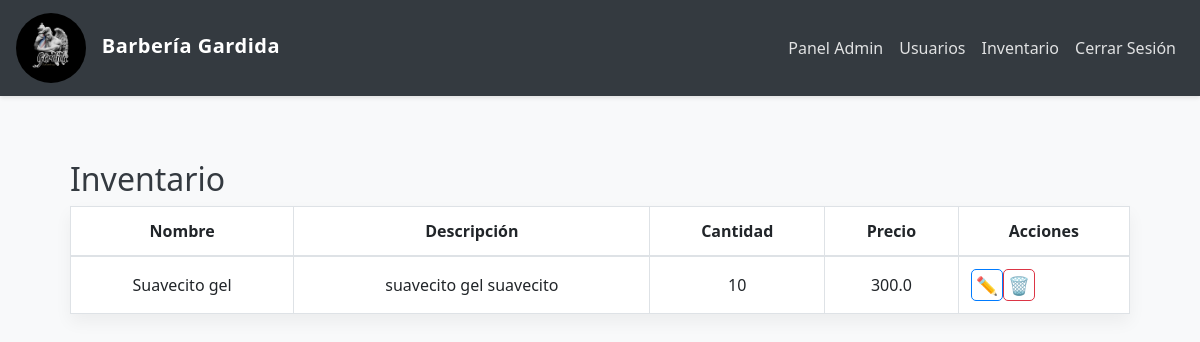
/inventario (signed in), run on the app's committed database.
### app/models.py (models this page shows, shortened)
class Producto(db.Model):
    id = db.Column(db.Integer, primary_key=True)
    nombre = db.Column(db.String(100), nullable=False)
    descripcion = db.Column(db.Text)
    costo = db.Column(db.Float, nullable=False)
    precio = db.Column(db.Float, nullable=False)
    cantidad = db.Column(db.Integer, nullable=False, default=0)
    categoria = db.Column(db.String(50))
    imagen = db.Column(db.String(200))
    fecha_creacion = db.Column(db.DateTime, default=datetime.utcnow)
    fecha_actualizacion = db.Column(db.DateTime, default=datetime.utcnow, onupdate=datetime.utcnow)  # Add this line
    ventas = db.relationship('SaleDetail',
                           back_populates='producto',
                           lazy=True)

### app/routes.py (the view)
@main_routes.route('/inventario')
@login_required
@barbero_required
def inventario():
    productos = Producto.query.all()
    return render_template('admin/inventario.html', productos=productos)

### app/__init__.py (called while the page is built)
def create_app():
    app = Flask(__name__)
    app.config.from_object(Config)  # Usa la configuración desde Config
    db.init_app(app)
    migrate.init_app(app, db)
    login_manager.init_app(app)
    Config.print_database_info()
    from app.routes import main_routes  # Importa blueprint de routes
    from app.auth import auth_routes  # Si tienes rutas de autenticación, importa el blueprint de auth
    app.register_blueprint(main_routes)  # Registra el blueprint de rutas
    app.register_blueprint(auth_routes)  # Registra el blueprint de autenticación
    @login_manager.user_loader
    def load_user(user_id):
        from app.models import User  # Evitar circularidad importando dentro de la función
        return User.query.get(int(user_id))
    return app

### app/models.py (called while the page is built)
    @property
    def is_admin(self):
        return self.role == 'admin'

    @property
    def is_barbero(self):
        return self.role == 'barbero'

    @property
    def is_cliente(self):
        return self.role == 'cliente'

### app/routes.py (called while the page is built)
def role_required(*roles):
    def decorator(f):
        @wraps(f)
        def decorated_function(*args, **kwargs):
            if not current_user.is_authenticated or current_user.role not in roles:
                abort(403)
            return f(*args, **kwargs)
        return decorated_function
    return decorator

### app/templates/admin/inventario.html (shortened to what this page needs)
{% extends "shared/base.html" %}
{% block content %}
<div class="container">
    <h2>Inventario</h2>
    <table class="table table-bordered">
        <thead>
            <tr>
                <th>Nombre</th>
                <th>Descripción</th>
                <th>Cantidad</th>
                <th>Precio</th>
                <th>Acciones</th>
            </tr>
        </thead>
        <tbody>
            {% for producto in productos %}
            <tr>
                <td>{{ producto.nombre }}</td>
                <td>{{ producto.descripcion }}</td>
                <td>{{ producto.cantidad }}</td>
                <td>{{ producto.precio }}</td>
                <td>
                    <div class="d-flex gap-2">
                        <a href="{{ url_for('main_routes.editar_producto', id=producto.id) }}" class="btn btn-sm btn-outline-primary" title="Editar" style="padding: 0.25rem 0.5rem;">
                            ✏️
                        </a>
                        <form action="{{ url_for('main_routes.eliminar_producto', id=producto.id) }}" method="POST" style="display:inline;">
                            <button type="submit" class="btn btn-sm btn-outline-danger" onclick="return confirm('¿Estás seguro de que quieres eliminar este producto?')" title="Eliminar" style="padding: 0.25rem 0.5rem;">
                                🗑️
                            </button>
                        </form>
                    </div>
                </td>
            </tr>
            {% endfor %}
        </tbody>
    </table>
</div>
{% endblock %}

### app/static/css/styles.css (style rules this page uses)
body { background-color: #f8f9fa; color: #343a40; font-family: 'Segoe UI', Tahoma, Geneva, Verdana, sans-serif; }
.table { background-color: #fff; color: #212529 !important; box-shadow: 0 0.5rem 1rem rgba(0, 0, 0, 0.05); }
.table th, .table td { border-color: #dee2e6; color: #212529 !important; text-align: center; vertical-align: middle; }
.container { background: transparent; padding: 20px; border-radius: 8px; }
.btn { border-radius: 5px; font-weight: bold; transition: all 0.2s; }

### app/templates/shared/base.html (style rules this page uses)
body { background-color: #f8f9fa; color: #343a40; font-family: 'Segoe UI', Tahoma, Geneva, Verdana, sans-serif; }
.container { padding-top: 20px; padding-bottom: 40px; }

### app/templates/admin/inventario.html (style rules this page uses)
.btn-sm { font-size: 1.1em; line-height: 1; width: 32px; height: 32px; display: flex; align-items: center; justify-content: center; }
.table th, .table td { vertical-align: middle; }

### data on the page
Producto: nombre "Suavecito gel", descripcion "suavecito gel suavecito", cantidad "10", precio "300.0"
